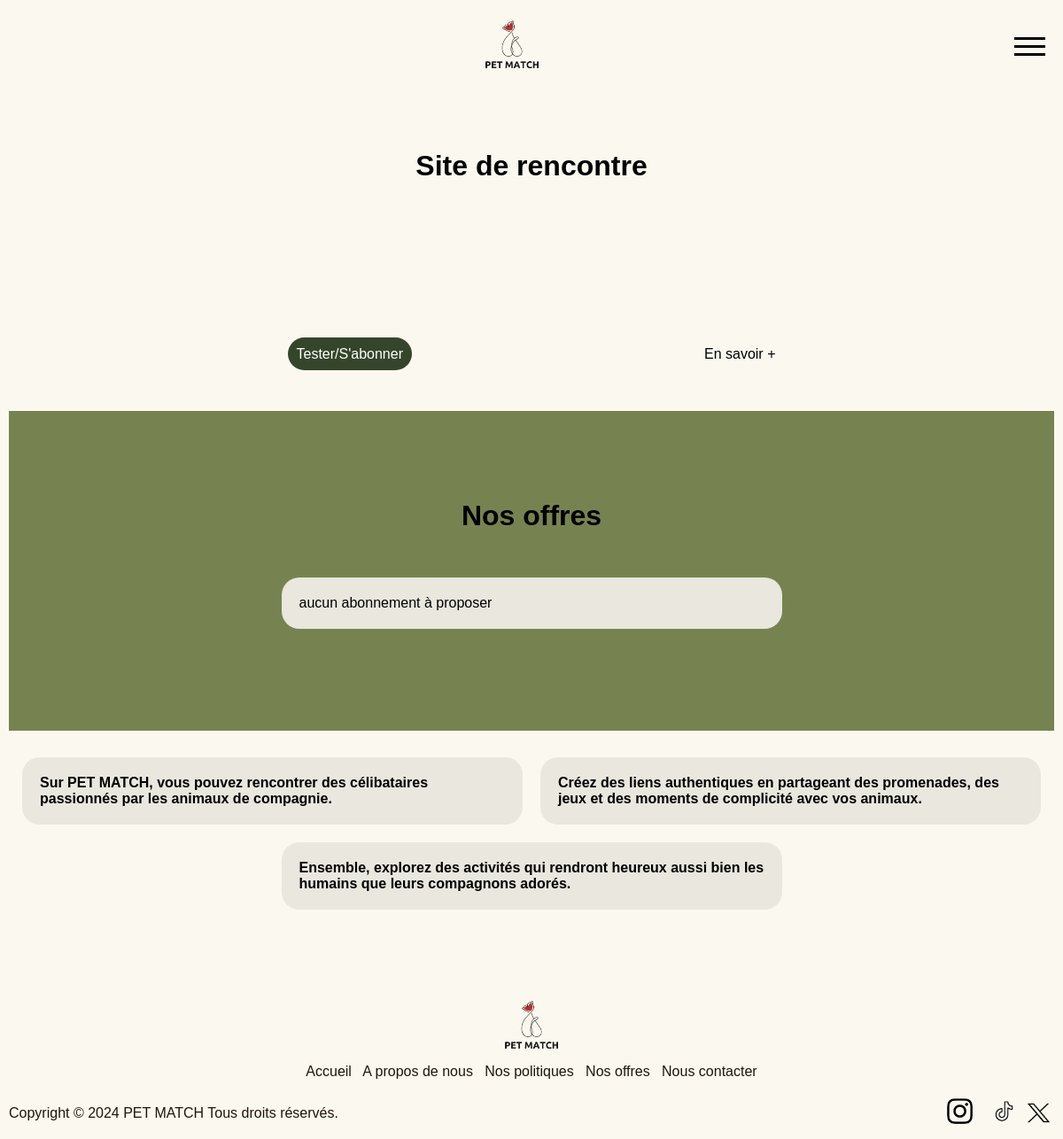
Page /visitor/index.php on the earlier database version.
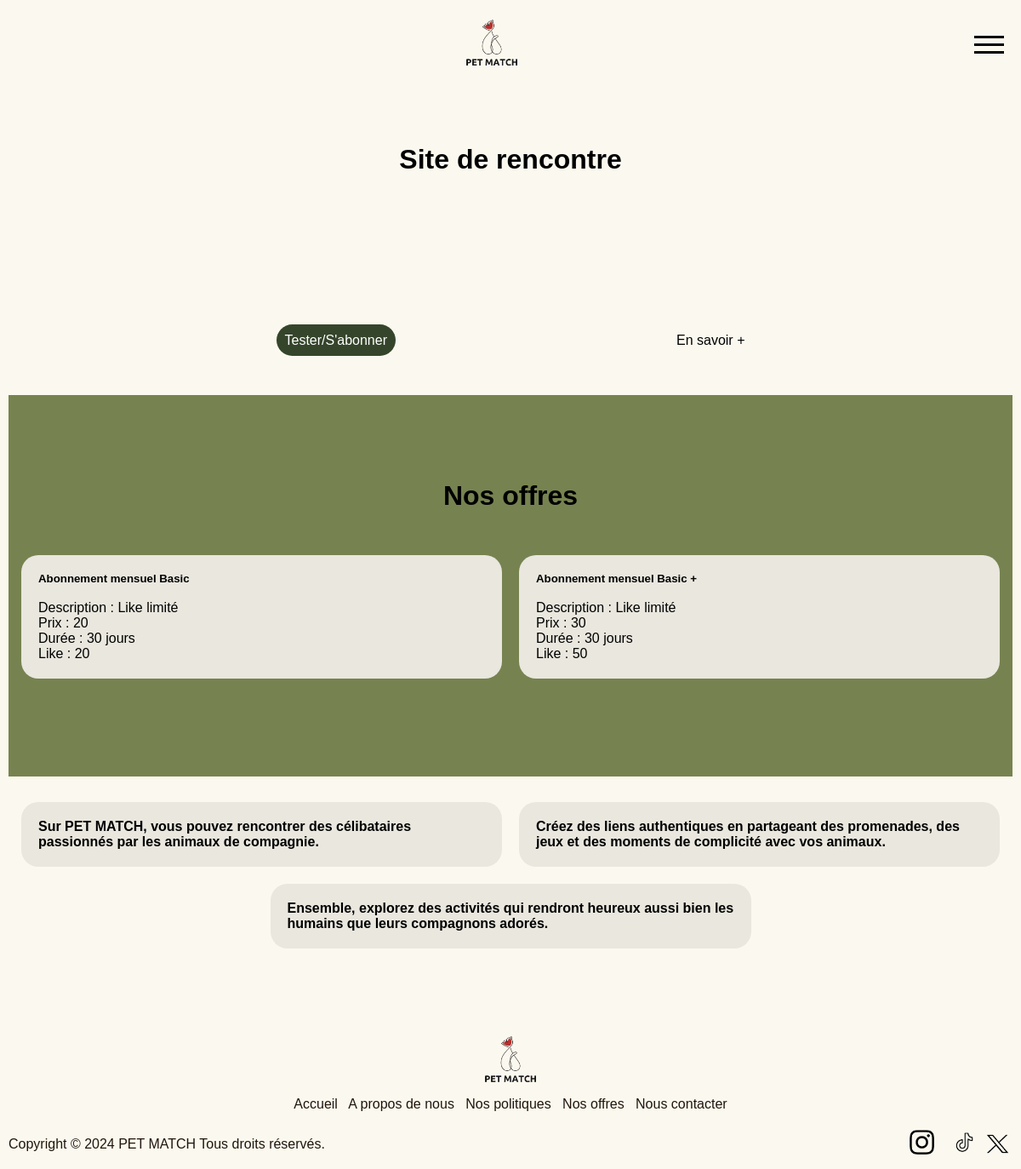
Same page on the later database version.
### tables this page shows
CREATE TABLE subscription (
    id INTEGER PRIMARY KEY AUTOINCREMENT,
    description TEXT NOT NULL,
    name TEXT NOT NULL UNIQUE,
    price FLOAT NOT NULL,
    duration INTEGER NOT NULL,
    limited_like INTEGER NOT NULL DEFAULT 1,
    number_like INTEGER
);

### visitor/index.php (the view, shortened to what this page needs)
<?php include '../template/header.php'; ?>
<?php
    $pdo = new PDO('sqlite:../DB/my_database.db');
    $pdo->setAttribute(PDO::ATTR_ERRMODE, PDO::ERRMODE_EXCEPTION);
    $sql = "SELECT * FROM subscription";
    $stmt = $pdo->query($sql);
    $subscriptions = $stmt->fetchAll(PDO::FETCH_ASSOC);
?>
<div class="container" id="banner" style="height: 40vh; padding: 40px;">
    <div class="center" style="z-index: 1;"><h1>Site de rencontre</h1></div>
    <br>
    <br>
    <div class="center" style="z-index: 1;"><a href="#" id="buy">Tester/S'abonner</a><a href="#cards">En savoir +</a></div>
</div>
<div class="container" id="cards" style="height: min-content; padding: 100px 0;">
    <div class="center"><h1>Nos offres</h1></div>
    <br><br>
    <div class="block">
        <?php
            if ($subscriptions) {
                foreach ($subscriptions as $subscription) {
                    echo "<div class='card'>
                            <h5>Abonnement mensuel ".htmlspecialchars($subscription['name'])."</h5>
                            <br>
                            <p>Description : ".htmlspecialchars($subscription['description'])."</p>
                            <p>Prix : ".htmlspecialchars($subscription['price'])."</p>
                            <p>Durée : ".htmlspecialchars($subscription['duration'])." jours</p>
                            <p>Like : ".$subscription['number_like']."</p>
                        </div>";
                }
            }
            else {
                echo "<div class='card'>
                    <p>aucun abonnement à proposer</p>
                    </div>";
            }
        ?>
    </div>
</div>
<div class="container">
    <div class="block">
            <div class="card">
                <h4>Sur PET MATCH, vous pouvez rencontrer des célibataires passionnés par les animaux de compagnie.
                </h4>
            </div>
            <div class="card">
                <h4>Créez des liens authentiques en partageant des promenades, des jeux et des moments de complicité avec vos animaux.
                </h4>
            </div>
            <div class="card">
                <h4>Ensemble, explorez des activités qui rendront heureux aussi bien les humains que leurs compagnons adorés.</h4>
            </div>
    </div>
    </div>
<?php include '../template/footer.php'; ?>

### template/header.php (shortened to what this page needs)
<!DOCTYPE html>
<html>
    <head>
        <link rel="stylesheet" href="../css/style.css">
        <link rel="stylesheet" href="../css/form.css">
    </head>
    <body>
        <nav>
            <div class="containerNav">
                <div class="left image2" style="display:flex;">
                </div>
                <div class="center">
                <?php
                    if (isset($_SESSION["user_id"])) {
                        echo "<a href='../user/home.php'><img src='../pic/logoSF.png' alt='Logo' width='auto' height='80px'></a>";
                    } else {
                        echo "<a href='../visitor/index.php'><img src='../pic/logoSF.png' alt='Logo' width='auto' height='80px'></a>";
                    }
                ?>
                </div>
                <div class="right">
                    <a href="#" id="openBtn">
                        <span class="burger-icon">
                        <span></span>
                        <span></span>
                        <span></span>
                        </span>
                    </a>
                </div>
            </div>
        </nav>
        <main>

### template/footer.php (shortened to what this page needs)
</main>
        <footer>
            <div class="container">
                <div class="center"><img src="../pic/logoSF.png" alt="Logo" width="auto" height="80px"></div>
                <div class="center">
                    <?php
                        if (isset($_SESSION["user_id"])) {
                           echo "<a href='../user/home.php'>Accueil</a>";
                        } else {
                            echo "<a href='../visitor/index.php'>Accueil</a>";
                        }
                    ?>
                    <a href="../template/about_us.php" id="footer">A propos de nous</a>
                    <a href="../template/policy.php" id="footer">Nos politiques</a>
                    <?php
                        if (!isset($_SESSION["user_id"])) {
                            echo "<a href='../template/offer.php' id='footer'>Nos offres</a>";
                        }
                    ?>
                    <a href="../template/contact.php" id="footer">Nous contacter</a>
                </div>
                <br>
                <div class="containerF network_pc">
                    <div class="left-text">Copyright &copy; 2024 PET MATCH Tous droits réservés.</div>
                    <div class="right-text">
                        <a class="right" href="#"><img src="../social_media/logo-insta-SF.png" width="35px" height="35px"></a>&nbsp;<a href="#"><img src="../social_media/logo-tiktok-SF.png" width="35px" height="35px"></a>&nbsp;<a href="#"><img src="../social_media/logo-x-SF.png" width="35px" height="31px"></a>
                    </div>
                </div>
            </div>
        </footer>
    </body>
</html>

### css/style.css (style rules this page uses)
* { margin: 0; padding: 0; box-sizing: border-box; }
html { height: 100%; background-color: #FBF9EF; }
body { min-height: 100%; display: block; flex-direction: column; font-family: "Arial", Sans-serif; background-color: #FBF9EF; }
main { flex : 1; padding: 10px; padding-bottom: 50px; background-color: #FBF9EF; }
p { color : #000000; }
a { color : rgb(0, 0, 0); cursor: pointer; text-decoration: underline; }
.containerNav { display: flex; flex-direction: row; justify-content: space-between; align-items: center; height: min-content; padding: 10px 10px 10px 0; }
.burger-icon span { display: block; width: 35px; height: 3px; background-color: rgb(0, 0, 0); margin: 6px 0; right: 25px; }
.left, .right { width: min-content; text-align: center; padding: 10px; }
.right { right: 0; }
.center { width: 100%; text-align: center; }
.container { margin-top: 15px; display: flex; width: 100%; flex-direction: column; justify-content: space-between; align-items: center; height: min-content; }
.container#banner a { color: black; text-decoration: none; margin: 0 15%; height: 20vh; }
.container h1 { color: black; }
.container a#buy { border-radius: 50px; background-color: #35452B ; color: white; padding: 10px; }
.container#cards { background-color: #768350; width: 100%; padding: 10px; }
.block { display: flex; align-items: inherit; flex-wrap: wrap; width: 100%; justify-content: center; padding:5px; }
.card { width: calc(100%/2 - 20px); padding: 20px; margin: 10px; background-color: #E9E7DE; border-radius: 20px; }
.network_pc { display: block; }
footer { color: #20150d; padding: 10px; display: flex; justify-content: space-between; align-items: center; position: relative; bottom : 0; width :100%; margin-top: auto; }
footer a { text-decoration: none; color: #20150d; }
.containerF { display: flex; justify-content: space-between; align-items: center; width: 100%; }
.left-text { flex: 1; }
.right-text { flex: 1; text-align: right; }

Differences in the rows shown:
added subscription: name "Basic", description "Like limité", price "20", duration "30", number_like "20"
added subscription: name "Basic +", description "Like limité", price "30", duration "30", number_like "50"
Other differences:
text no longer shown: "aucun abonnement à proposer"
